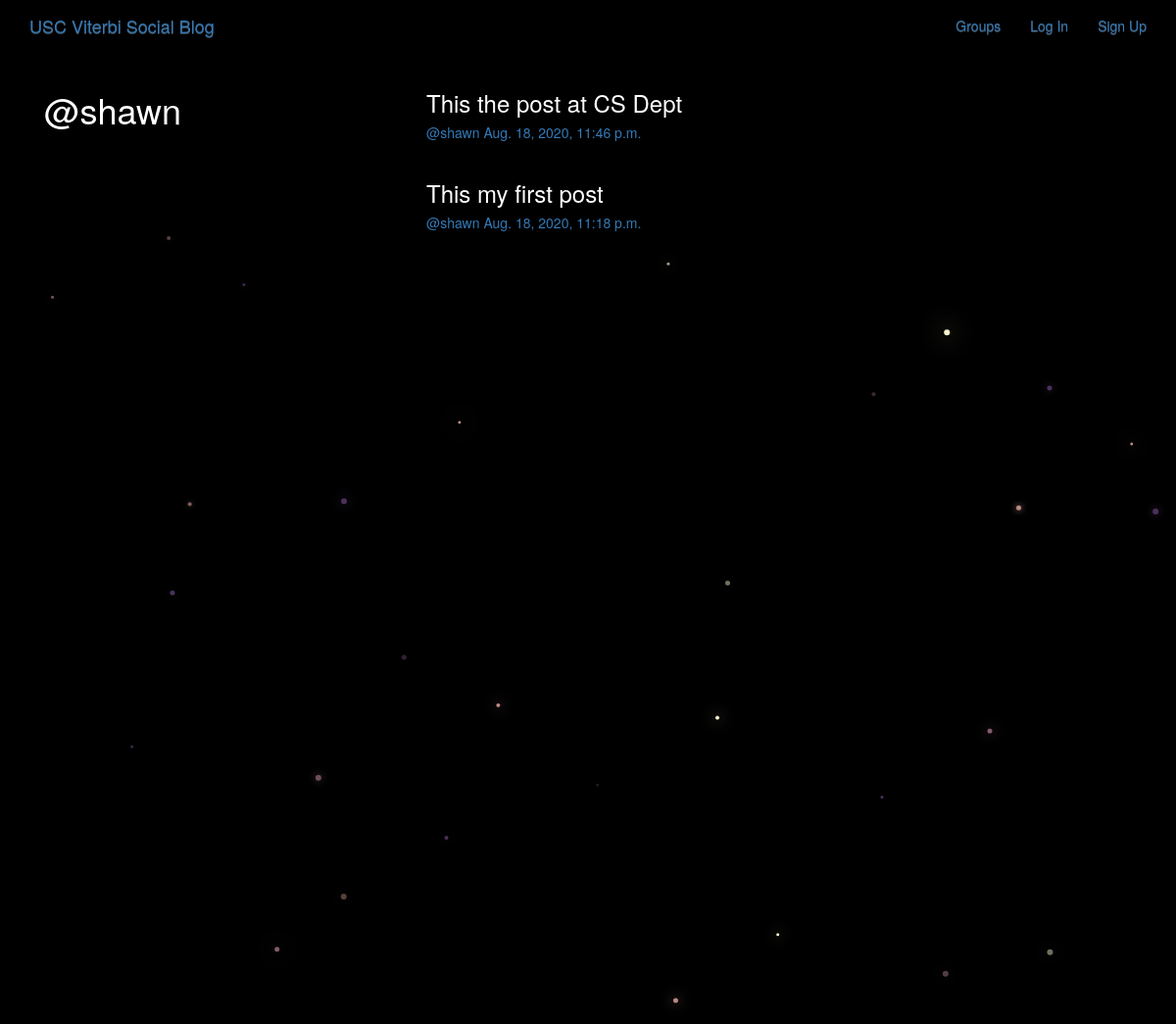
/posts/by/shawn, run on the app's committed database.
### posts/models.py (models this page shows, shortened)
class Post(models.Model):
    user = models.ForeignKey(User,related_name='posts',on_delete = models.CASCADE)
    created_at = models.DateTimeField(auto_now=True)
    message = models.TextField()
    message_html = models.TextField(editable=False)
    group = models.ForeignKey(Group,related_name='posts',null=True,blank=True,on_delete = models.CASCADE)
    class Meta:
        ordering = ['-created_at']
        unique_together = ['user','message']

### posts/views.py (the view)
# urls.py: url(r'by/(?P<username>[-\w]+)',views.UserPosts.as_view(),name='for_user'),
class UserPosts(generic.ListView):
    model = models.Post
    template_name = "posts/user_post_list.html"
    def get_queryset(self):
        try:
            self.post_user = User.objects.prefetch_related("posts").get(
                username__iexact=self.kwargs.get("username")
            )
        except User.DoesNotExist:
            raise Http404
        else:
            return self.post_user.posts.all()
    def get_context_data(self, **kwargs):
        context = super().get_context_data(**kwargs)
        context["post_user"] = self.post_user
        return context

### posts/templates/posts/user_post_list.html
{% extends "posts/post_base.html"%}
{% block prepost %}
<div class="col-md-4">
  <h1>@{{post_user.username}}</h1>
</div>
{% endblock%}
{% block post_content %}
<div class="col-md-8">
  {% for post in post_list%}
  {% include "posts/_post.html" %}
  {% endfor %}
</div>
{% endblock %}

### posts/templates/posts/_post.html (shortened to what this page needs)
<div class="post media">
  <h3>{{post.message_html|safe}}</h3>
  <div class="media-body">
    <h5 class='media-heading'>
    <span class='username'>
      <a href="{% url 'posts:for_user' username=post.user.username%}">@{{post.user.username}}</a>
    </span>
    <time class ='time'>
      <a href="{% url 'posts:single' username=post.user.username pk=post.pk%}">
        {{post.created_at}}
      </a>
    </time>
    </h5>
  </div>
</div>

### static/simplesocial/css/master.css (style rules this page uses)
body { margin: 0; overflow: hidden; background-color: black; color:white; }

### data on the page
Post: message_html "This the post at CS Dept", user.username "shawn", created_at "Aug. 18, 2020, 11:46 p.m."
Post: message_html "This my first post", user.username "shawn", created_at "Aug. 18, 2020, 11:18 p.m."

### other printed values
{{ post_user.username }} "shawn"
